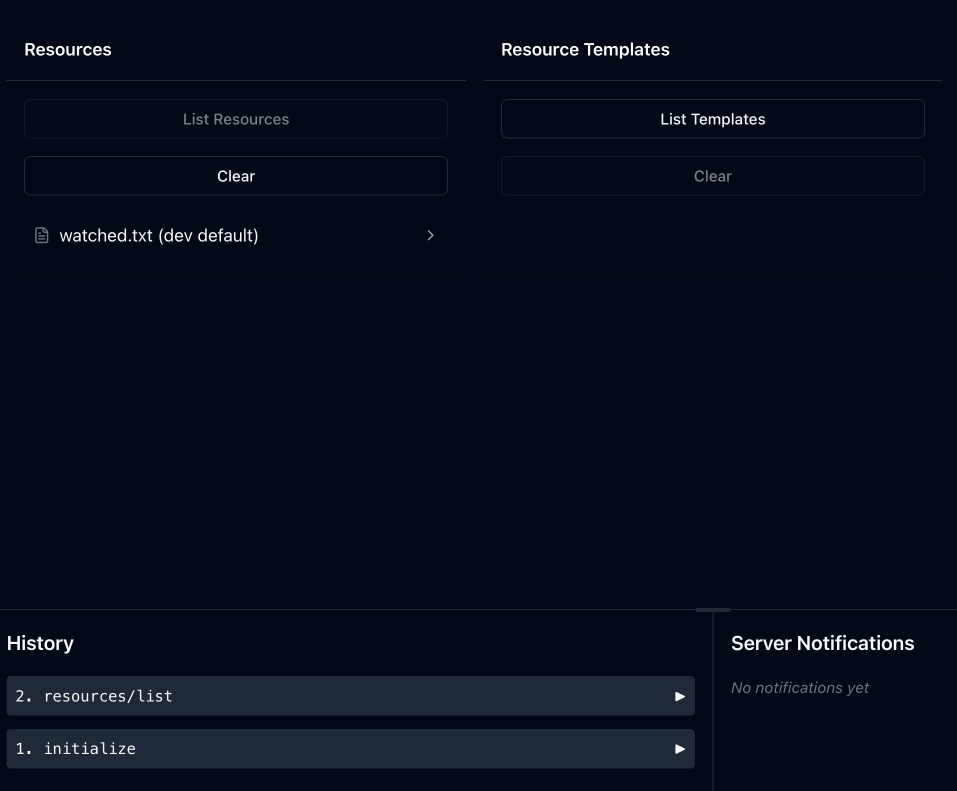
#> input picture mcp/mcp-observer-server/assets/02 - list-default-resources.png, 1914 x 1582 px (shown at 1/2 size)
$ python rb_stickerize.py --input '../mcp/mcp-observer-server/assets/02 - list-default-resources.png' --output out.png
#> lines starting #> are read from the running program, lines starting #| are printed output that depends on the picture
from __future__ import annotations

import argparse
from pathlib import Path
from typing import Tuple

from PIL import Image


def nontransparent_bbox(img: Image.Image) -> Tuple[int, int, int, int] | None:
    rgba = img.convert("RGBA")
    alpha = rgba.split()[-1]
    return alpha.getbbox()


def stickerize(input_path: Path, output_path: Path, canvas_px: int = 5000, padding_pct: float = 0.08) -> None:
#> called with canvas_px = 5000, padding_pct = 0.08
    with Image.open(input_path) as src:
#> src is the input picture: PIL image 1914x1582 RGBA; mean R, G, B, A 6.9, 12.2, 26.3, 255
        rgba = src.convert("RGBA")
        bbox = nontransparent_bbox(rgba)
#> in nontransparent_bbox, `alpha = rgba.split()[-1]`: alpha: PIL image 1914x1582 L; every value is 255
#> bbox = (0, 0, 1914, 1582)
        if bbox is None:
            # Keep transparent canvas if source is empty.
            out = Image.new("RGBA", (canvas_px, canvas_px), (0, 0, 0, 0))
            out.save(output_path, format="PNG")
            return

        cropped = rgba.crop(bbox)
        max_dim = max(cropped.width, cropped.height)
#> max_dim = 1914
        pad = int(max_dim * max(0.0, padding_pct))
#> pad = 153
        side = max_dim + (pad * 2)
#> side = 2220
        square = Image.new("RGBA", (side, side), (0, 0, 0, 0))
#> square: PIL image 2220x2220 RGBA; every value is 0
        offset = ((side - cropped.width) // 2, (side - cropped.height) // 2)
#> offset = (153, 319)
        square.alpha_composite(cropped, dest=offset)
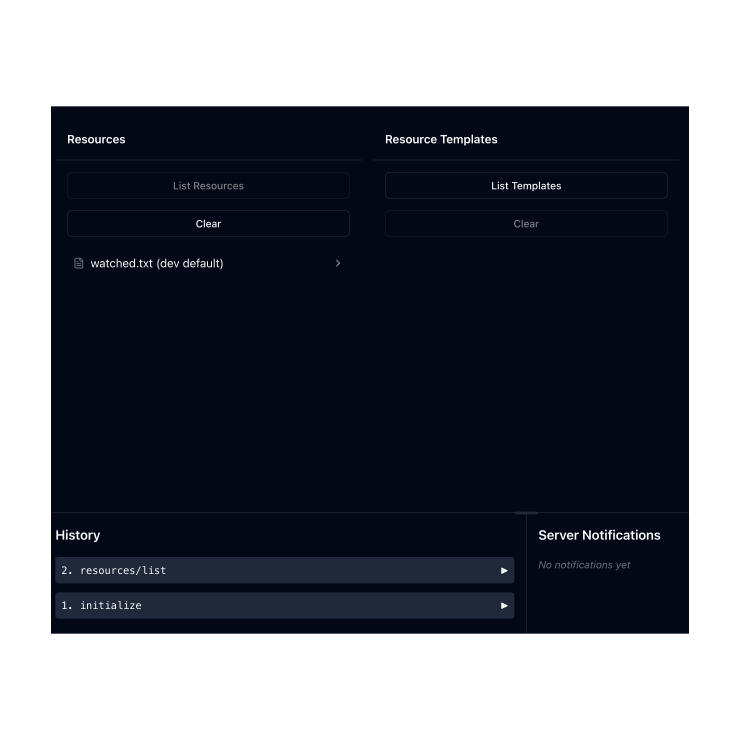
#> square: PIL image 2220x2220 RGBA (shown at 1/3 size); mean R, G, B, A 4.2, 7.5, 16.2, 156.7; transparent parts drawn white
        final = square.resize((canvas_px, canvas_px), Image.Resampling.LANCZOS)
        output_path.parent.mkdir(parents=True, exist_ok=True)
        final.save(output_path, format="PNG")


def main() -> int:
    ap = argparse.ArgumentParser(description="Convert transparent artwork into sticker-friendly square PNG.")
    ap.add_argument("--input", required=True, help="Input PNG path.")
    ap.add_argument("--output", required=True, help="Output PNG path.")
    ap.add_argument("--canvas-px", type=int, default=5000)
    ap.add_argument("--padding-pct", type=float, default=0.08)
    args = ap.parse_args()

    stickerize(
        input_path=Path(args.input).resolve(),
        output_path=Path(args.output).resolve(),
        canvas_px=max(256, int(args.canvas_px)),
        padding_pct=max(0.0, float(args.padding_pct)),
    )
    print(f"Stickerized asset written: {Path(args.output).resolve()}")
    return 0


if __name__ == "__main__":
    raise SystemExit(main())
#> (the program exits here)
